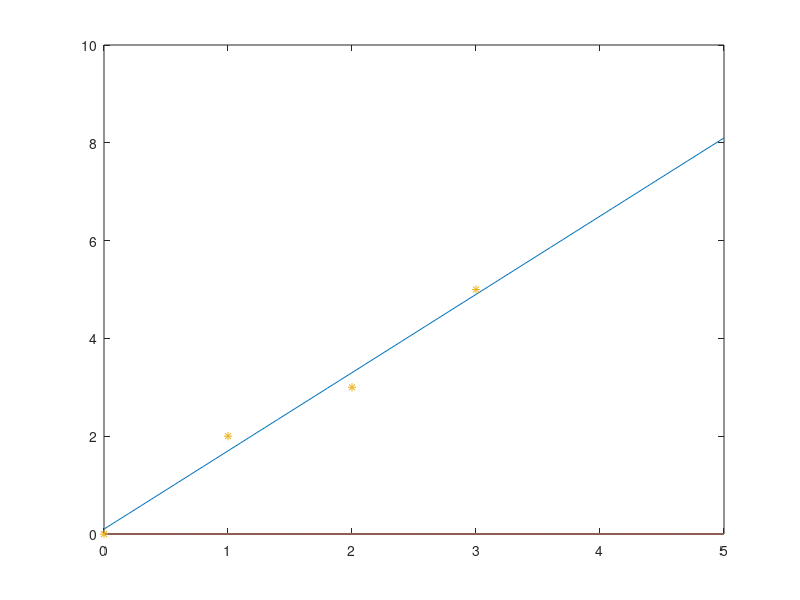

Recreate this plot in MATLAB.
X = [0;1;2;3];
Y = [0;2;3;5];
n = length(X);
A = zeros(n,2);
B = zeros(n,1);
for j = 1:n
    B(j) = Y(j);
    for i = 1:2
        A(j,i) = (X(j)^(i-1));
    end
end
a = ((A')*A);
a
b = A'*B;
b
x = a\b;
x
x1 = 0:0.1:5;
y1 = zeros(length(x1));
for i=1:length(x1)
    for j = 1:length(x)
        y1(i) = y1(i)+x(j)*x1(i)^(j-1);
    end
end
plot(x1,y1)
hold on
plot(X,Y,'*')